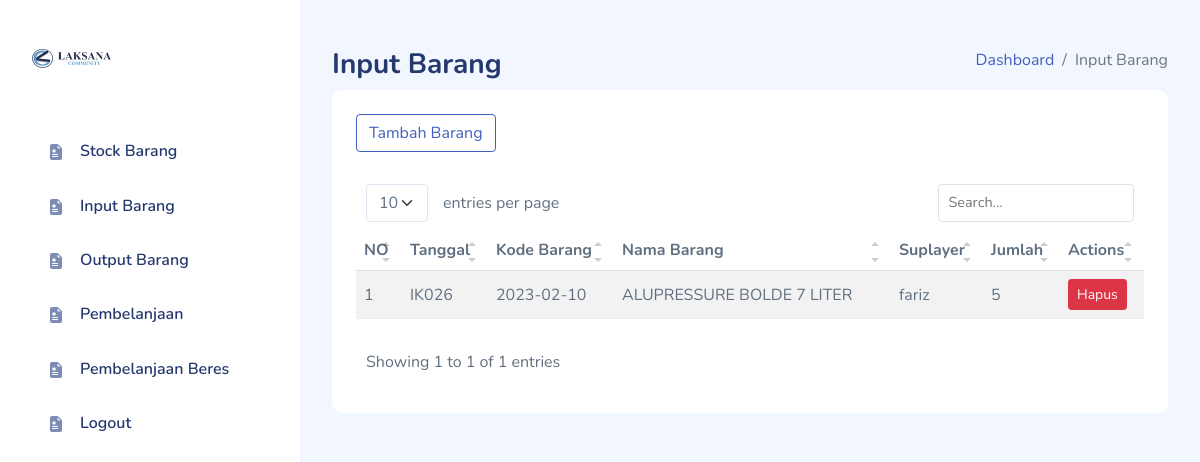
Screenshot of /index.php?call=dist/input.php (signed in) with the database file from the repository.
### tables this page shows
CREATE TABLE `barang` (
  `kode` varchar(20) NOT NULL,
  `nbarang` varchar(50) NOT NULL,
  `hbarang` int(50) NOT NULL,
  `stock` int(100) NOT NULL,
  `ket` text NOT NULL
);

CREATE TABLE `masuk` (
  `idmasuk` int(20) NOT NULL,
  `kode` varchar(20) NOT NULL,
  `tanggal` date NOT NULL,
  `ket` varchar(40) NOT NULL,
  `qty` int(100) NOT NULL
);

### dist/input.php (the view, shortened to what this page needs)
<?php
require'cek.php';
?>
<div class="page-heading">
                <div class="page-title">
                    <div class="row">
                        <div class="col-12 col-md-6 order-md-1 order-last">
                            <h3>Input Barang</h3>
                        </div>
                        <div class="col-12 col-md-6 order-md-2 order-first">
                            <nav aria-label="breadcrumb" class="breadcrumb-header float-start float-lg-end">
                                <ol class="breadcrumb">
                                    <li class="breadcrumb-item"><a href=>Dashboard</a></li>
                                    <li class="breadcrumb-item active" aria-current="page">Input Barang</li>
                                </ol>
                            </nav>
                        </div>
                    </div>
                </div>
                <section class="section">
                    <div class="card">
                        <div class="card-header">
                            <button type="button" class="btn btn-outline-primary" data-bs-toggle="modal" data-bs-target="#tambahform">Tambah Barang</button>
                        </div>
                        <div class="card-body">
                            <table class="table table-striped" id="table1">
                                <thead>
                                    <tr>
                                        <th>NO</th>
                                        <th>Tanggal</th>
                                        <th>Kode Barang</th>
                                        <th>Nama Barang</th>
                                        <th>Suplayer</th>
										<th>Jumlah</th>
                                        <th>Actions</th>
                                    </tr>
                                </thead>
                                <tbody>
								<?php
										$ambilsemuadatabarang = mysqli_query($conn, "select * from barang b, masuk m
										where b.kode = m.kode");
										$i = 1;
										while ($data = mysqli_fetch_array($ambilsemuadatabarang)){
											$kode = $data['kode'];
											$nbarang = $data['nbarang'];
											$tanggal = $data['tanggal'];
											$ket = $data['ket'];
											$qty = $data['qty'];
											$idmasuk = $data['idmasuk'];
								?>
                                    <tr>
                                        <td><?=$i++;?></td>
										<td><?=$kode;?></td>
										<td><?=$tanggal;?></td>
										<td><?=$nbarang;?></td>
										<td><?=$ket;?></td>
										<td><?=$qty;?></td>
										<td>
														<button type="button" class="btn btn-danger btn-sm"
														data-bs-toggle="modal" data-bs-target="#deleteform<?=$idmasuk;?>" >Hapus</button>
										</td>
                                    </tr>
									<?php
										}
									?>
                                </tbody>
                            </table>
                        </div>
                    </div>
                </section>
            </div>

### assets/css/app.css (style rules this page uses)
.btn.btn-danger,.btn.btn-info,.btn.btn-primary,.btn.btn-secondary,.btn.btn-success,.btn.btn-warning { color:#fff }
.card { margin-bottom:2.2rem;border:none }
.card .card-header { border:none }
.card .card-header~.card-body { padding-top:0 }
.card .card-body { padding:1.5rem }
.dataTable-table td,.dataTable-table thead th,.table td,.table thead th { vertical-align:middle }
.dataTable-table:not(.table-borderless) thead th,.table:not(.table-borderless) thead th { border-bottom:1px solid #dedede!important }
.page-heading { margin:0 0 2rem }
.page-heading h3 { font-weight:700 }
a { text-decoration:none }

### rows the page displays
barang: masuk.kode "IK026", masuk.tanggal "2023-02-10", nbarang "ALUPRESSURE BOLDE 7 LITER", masuk.ket "fariz", masuk.qty "5"
